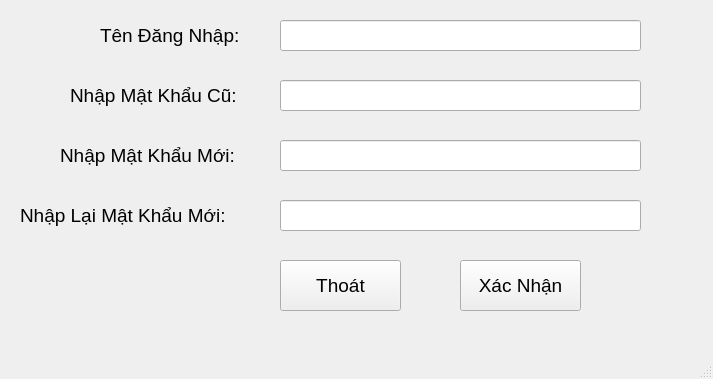
<?xml version="1.0" encoding="UTF-8"?>
<ui version="4.0">
 <class>MainWindow</class>
 <widget class="QMainWindow" name="MainWindow">
  <property name="geometry">
   <rect>
    <x>0</x>
    <y>0</y>
    <width>713</width>
    <height>379</height>
   </rect>
  </property>
  <property name="windowTitle">
   <string>MainWindow</string>
  </property>
  <widget class="QWidget" name="centralwidget">
   <widget class="QLineEdit" name="lineEdit_pass_chagne">
    <property name="geometry">
     <rect>
      <x>280</x>
      <y>80</y>
      <width>361</width>
      <height>31</height>
     </rect>
    </property>
    <property name="echoMode">
     <enum>QLineEdit::Password</enum>
    </property>
   </widget>
   <widget class="QLineEdit" name="lineEdit_Username_chagne">
    <property name="geometry">
     <rect>
      <x>280</x>
      <y>20</y>
      <width>361</width>
      <height>31</height>
     </rect>
    </property>
   </widget>
   <widget class="QLabel" name="label_2">
    <property name="geometry">
     <rect>
      <x>70</x>
      <y>80</y>
      <width>201</width>
      <height>31</height>
     </rect>
    </property>
    <property name="font">
     <font>
      <pointsize>14</pointsize>
     </font>
    </property>
    <property name="text">
     <string>Nhập Mật Khẩu Cũ:</string>
    </property>
   </widget>
   <widget class="QLabel" name="label">
    <property name="geometry">
     <rect>
      <x>100</x>
      <y>20</y>
      <width>171</width>
      <height>31</height>
     </rect>
    </property>
    <property name="font">
     <font>
      <pointsize>14</pointsize>
     </font>
    </property>
    <property name="text">
     <string>Tên Đăng Nhập:</string>
    </property>
   </widget>
   <widget class="QLineEdit" name="lineEdit_pass_new">
    <property name="geometry">
     <rect>
      <x>280</x>
      <y>200</y>
      <width>361</width>
      <height>31</height>
     </rect>
    </property>
    <property name="echoMode">
     <enum>QLineEdit::Password</enum>
    </property>
   </widget>
   <widget class="QLineEdit" name="lineEdit_Username_new">
    <property name="geometry">
     <rect>
      <x>280</x>
      <y>140</y>
      <width>361</width>
      <height>31</height>
     </rect>
    </property>
   </widget>
   <widget class="QLabel" name="label_3">
    <property name="geometry">
     <rect>
      <x>60</x>
      <y>140</y>
      <width>211</width>
      <height>31</height>
     </rect>
    </property>
    <property name="font">
     <font>
      <pointsize>14</pointsize>
     </font>
    </property>
    <property name="text">
     <string>Nhập Mật Khẩu Mới:</string>
    </property>
   </widget>
   <widget class="QLabel" name="label_4">
    <property name="geometry">
     <rect>
      <x>20</x>
      <y>200</y>
      <width>251</width>
      <height>31</height>
     </rect>
    </property>
    <property name="font">
     <font>
      <pointsize>14</pointsize>
     </font>
    </property>
    <property name="text">
     <string>Nhập Lại Mật Khẩu Mới:</string>
    </property>
   </widget>
   <widget class="QPushButton" name="btn_Thoat_chagne">
    <property name="geometry">
     <rect>
      <x>280</x>
      <y>260</y>
      <width>121</width>
      <height>51</height>
     </rect>
    </property>
    <property name="font">
     <font>
      <pointsize>14</pointsize>
     </font>
    </property>
    <property name="text">
     <string>Thoát</string>
    </property>
   </widget>
   <widget class="QPushButton" name="btn_XN">
    <property name="geometry">
     <rect>
      <x>460</x>
      <y>260</y>
      <width>121</width>
      <height>51</height>
     </rect>
    </property>
    <property name="font">
     <font>
      <pointsize>14</pointsize>
     </font>
    </property>
    <property name="text">
     <string>Xác Nhận</string>
    </property>
   </widget>
  </widget>
  <widget class="QMenuBar" name="menubar">
   <property name="geometry">
    <rect>
     <x>0</x>
     <y>0</y>
     <width>713</width>
     <height>21</height>
    </rect>
   </property>
  </widget>
  <widget class="QStatusBar" name="statusbar"/>
 </widget>
 <resources/>
 <connections/>
</ui>
